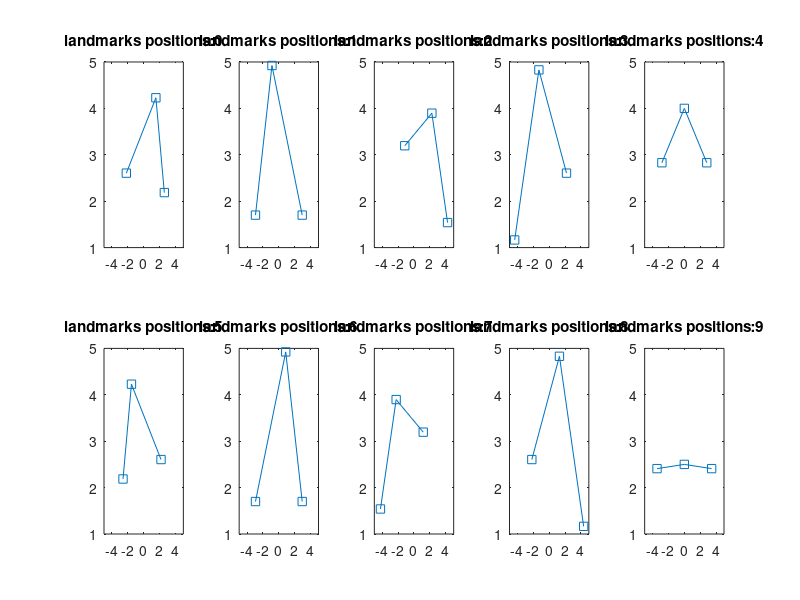

The MATLAB source for this figure:

dist1=3.4;
dist2=4.5;

% pos1=[[130,dist1],[70,dist2],[40,dist1]]
% pos2=[[150,dist1],[100,dist2+.5],[30,dist1]]
% pos3=[[110,dist1],[60,dist2],[20,dist2]]
% pos4=[[165,dist2],[105,dist2+.5],[50,dist1]]
% pos5=[[135,4],[90,4],[45,4]]
% pos10=[[145,4.2],[90,2.5],[35,4.2]]

pos(1,:,1)=[130,dist1];
pos(2,:,1)=[70,dist2];
pos(3,:,1)=[40,dist1];

pos(1,:,2)=[150,dist1];
pos(2,:,2)=[100,dist2+.5];
pos(3,:,2)=[30,dist1];

pos(1,:,3)=[110,dist1];
pos(2,:,3)=[60,dist2];
pos(3,:,3)=[20,dist2];

pos(1,:,4)=[165,dist2];
pos(2,:,4)=[105,dist2+.5];
pos(3,:,4)=[50,dist1];

pos(1,:,5)=[135,4];
pos(2,:,5)=[90,4];
pos(3,:,5)=[45,4];

pos(1,:,10)=[145,4.2];
pos(2,:,10)=[90,2.5];
pos(3,:,10)=[35,4.2];

num1=[1 2 3 4];
num2=[6 7 8 9];
for i=1:3
    for j=1:4
    pos(i,1,num2(j))=180-pos(i,1,num1(j));
    pos(i,2,num2(j))=pos(i,2,num1(j));
    end
end

for n=1:10
    for i=1:3
        x=pos(i,2,n)*cos(pos(i,1,n)*pi/180);
        z=pos(i,2,n)*sin(pos(i,1,n)*pi/180);
        pos2(i,:,n)=[x z];
    end
end

figure(1)        
for n=1:10
    subplot(2,5,n)
    plot(pos2(:,1,n),pos2(:,2,n),'s-')
    hold on
    axis([-5,5,1,5])
    title(['landmarks positions:' num2str(n-1)])
end
    
    
    
    

